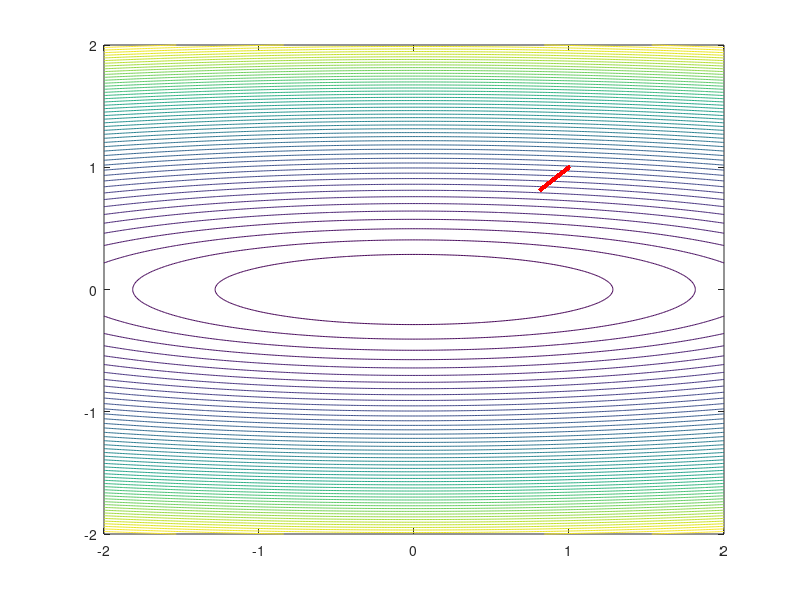

MATLAB code to generate this figure:

    % Objective function
    F = @(w) 0.1*w(1)^2 + 2*w(2)^2;
    %F = @(w) 0.1*(w(1)+w(2))^2 + 2*(w(1) - w(2))^2;


    % Gradient of the objective function
    gradF = @(w) [0.2*w(1); 4*w(2)];

    % Initial guess
    w = [1; 1]; % Adjust as needed

    % Adadelta parameters
    alpha = 0.4;
    rho = 0.95;
    epsilon = 1e-6;
    delta_w = zeros(size(w));
    E_g2 = zeros(size(w));
    E_delta_w2 = zeros(size(w));

    % For plotting
    w1_range = -2:0.01:2;
    w2_range = -2:0.01:2;
    [W1, W2] = meshgrid(w1_range, w2_range);
    F_val = 0.1*W1.^2 + 2*W2.^2;


    figure; contour(W1, W2, F_val, 50); hold on;

    % Optimization loop
    for iter = 1:100
        % Compute gradient
        g = gradF(w);

        % Update E_g2
        E_g2 = rho * E_g2 + (1 - rho) * g.^2;

        % Compute update
        delta_w = -sqrt((E_delta_w2 + epsilon)./(E_g2 + epsilon)) .* g;

        % Update E_delta_w2
        E_delta_w2 = rho * E_delta_w2 + (1 - rho) * delta_w.^2;

        % Update weights
        w = w + alpha * delta_w;

        % Plotting the trajectory
        plot(w(1), w(2), 'r.', 'MarkerSize', 10);

        % Check convergence (optional)
        if norm(g) < 1e-3
            disp(iter);
            break;
        end
    end
    hold off;

